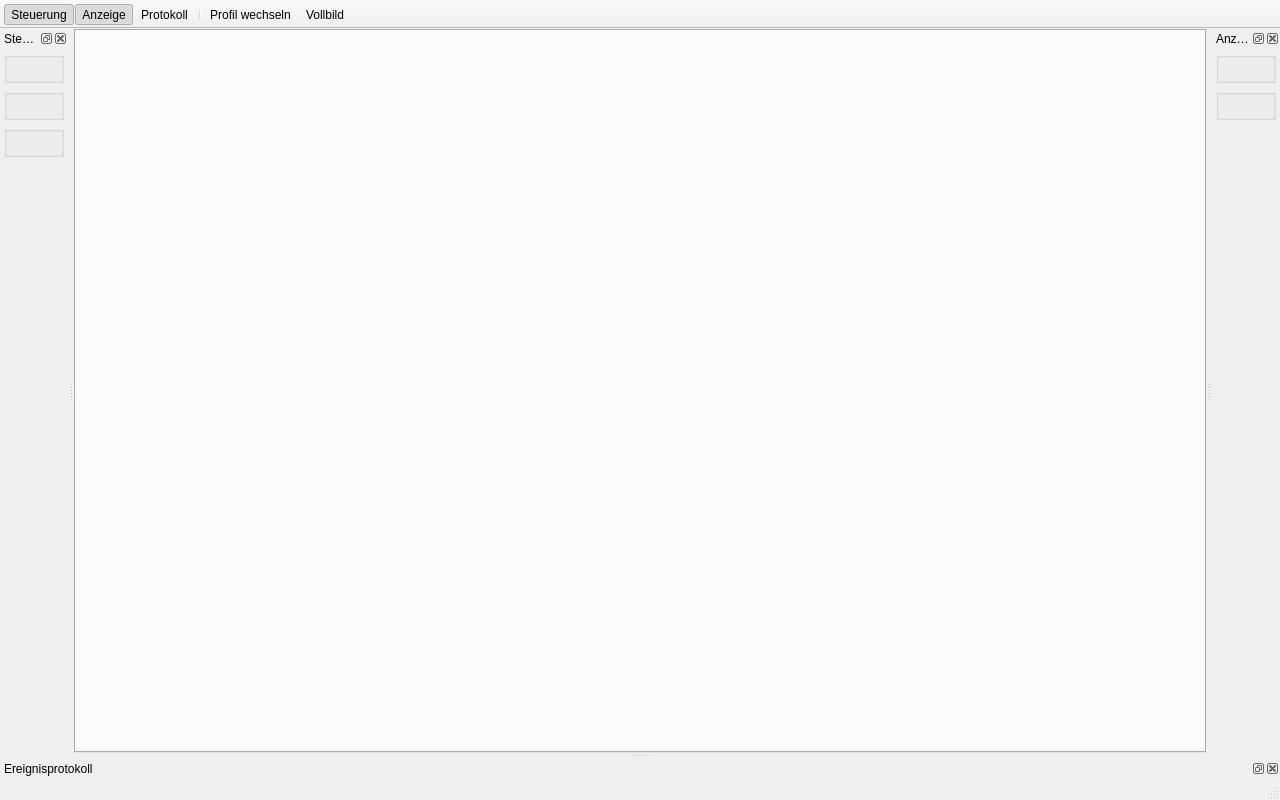
<?xml version="1.0" encoding="UTF-8"?>
<ui version="4.0">
 <class>MainWindow</class>
 <widget class="QMainWindow" name="MainWindow">
  <property name="geometry">
   <rect>
    <x>0</x>
    <y>0</y>
    <width>1280</width>
    <height>800</height>
   </rect>
  </property>
  <property name="windowTitle">
   <string>GM-Counter</string>
  </property>
  <widget class="QWidget" name="centralwidget">
   <layout class="QVBoxLayout" name="centralLayout">
    <property name="leftMargin">
     <number>0</number>
    </property>
    <property name="topMargin">
     <number>0</number>
    </property>
    <property name="rightMargin">
     <number>0</number>
    </property>
    <property name="bottomMargin">
     <number>0</number>
    </property>
    <item>
     <widget class="QTabWidget" name="tabWidget">
      <property name="documentMode">
       <bool>false</bool>
      </property>
     </widget>
    </item>
   </layout>
  </widget>
  <widget class="QToolBar" name="toolBar">
   <property name="movable">
    <bool>false</bool>
   </property>
   <property name="windowTitle">
    <string>Werkzeugleiste</string>
   </property>
   <attribute name="toolBarArea">
    <enum>TopToolBarArea</enum>
   </attribute>
   <attribute name="toolBarBreak">
    <bool>false</bool>
   </attribute>
   <addaction name="actionToggleControls"/>
   <addaction name="actionToggleLive"/>
   <addaction name="actionToggleLog"/>
   <addaction name="separator"/>
   <addaction name="actionSwitchProfile"/>
   <addaction name="actionFullScreen"/>
  </widget>
  <widget class="QDockWidget" name="dockControls">
   <property name="features">
    <set>QDockWidget::DockWidgetFeature::DockWidgetClosable|QDockWidget::DockWidgetFeature::DockWidgetFloatable|QDockWidget::DockWidgetFeature::DockWidgetMovable</set>
   </property>
   <property name="allowedAreas">
    <set>Qt::DockWidgetArea::LeftDockWidgetArea|Qt::DockWidgetArea::RightDockWidgetArea</set>
   </property>
   <property name="windowTitle">
    <string>Steuerung</string>
   </property>
   <attribute name="dockWidgetArea">
    <number>1</number>
   </attribute>
   <widget class="QWidget" name="dockControlsContents">
    <layout class="QVBoxLayout" name="dockControlsLayout">
     <property name="leftMargin">
      <number>0</number>
     </property>
     <property name="topMargin">
      <number>0</number>
     </property>
     <property name="rightMargin">
      <number>0</number>
     </property>
     <property name="bottomMargin">
      <number>0</number>
     </property>
     <item>
      <widget class="QScrollArea" name="scrollControls">
       <property name="frameShape">
        <enum>QFrame::Shape::NoFrame</enum>
       </property>
       <property name="widgetResizable">
        <bool>true</bool>
       </property>
       <property name="horizontalScrollBarPolicy">
        <enum>Qt::ScrollBarPolicy::ScrollBarAlwaysOff</enum>
       </property>
       <widget class="QWidget" name="contentControls">
        <layout class="QVBoxLayout" name="contentControlsLayout">
         <property name="spacing">
          <number>6</number>
         </property>
         <property name="leftMargin">
          <number>4</number>
         </property>
         <property name="topMargin">
          <number>4</number>
         </property>
         <property name="rightMargin">
          <number>4</number>
         </property>
         <property name="bottomMargin">
          <number>4</number>
         </property>
         <item>
          <widget class="DevicePanel" name="devicePanel"/>
         </item>
         <item>
          <widget class="SamplePanel" name="samplePanel"/>
         </item>
         <item>
          <widget class="MeasurementPanel" name="measurementPanel"/>
         </item>
         <item>
          <spacer name="spacerControls">
           <property name="orientation">
            <enum>Qt::Orientation::Vertical</enum>
           </property>
           <property name="sizeHint" stdset="0">
            <size>
             <width>20</width>
             <height>40</height>
            </size>
           </property>
          </spacer>
         </item>
        </layout>
       </widget>
      </widget>
     </item>
    </layout>
   </widget>
  </widget>
  <widget class="QDockWidget" name="dockLive">
   <property name="features">
    <set>QDockWidget::DockWidgetFeature::DockWidgetClosable|QDockWidget::DockWidgetFeature::DockWidgetFloatable|QDockWidget::DockWidgetFeature::DockWidgetMovable</set>
   </property>
   <property name="allowedAreas">
    <set>Qt::DockWidgetArea::LeftDockWidgetArea|Qt::DockWidgetArea::RightDockWidgetArea</set>
   </property>
   <property name="windowTitle">
    <string>Anzeige</string>
   </property>
   <attribute name="dockWidgetArea">
    <number>2</number>
   </attribute>
   <widget class="QWidget" name="dockLiveContents">
    <layout class="QVBoxLayout" name="dockLiveLayout">
     <property name="leftMargin">
      <number>0</number>
     </property>
     <property name="topMargin">
      <number>0</number>
     </property>
     <property name="rightMargin">
      <number>0</number>
     </property>
     <property name="bottomMargin">
      <number>0</number>
     </property>
     <item>
      <widget class="QScrollArea" name="scrollLive">
       <property name="frameShape">
        <enum>QFrame::Shape::NoFrame</enum>
       </property>
       <property name="widgetResizable">
        <bool>true</bool>
       </property>
       <property name="horizontalScrollBarPolicy">
        <enum>Qt::ScrollBarPolicy::ScrollBarAlwaysOff</enum>
       </property>
       <widget class="QWidget" name="contentLive">
        <layout class="QVBoxLayout" name="contentLiveLayout">
         <property name="spacing">
          <number>6</number>
         </property>
         <property name="leftMargin">
          <number>4</number>
         </property>
         <property name="topMargin">
          <number>4</number>
         </property>
         <property name="rightMargin">
          <number>4</number>
         </property>
         <property name="bottomMargin">
          <number>4</number>
         </property>
         <item>
          <widget class="ReadoutPanel" name="readoutPanel"/>
         </item>
         <item>
          <widget class="DeviceStatusPanel" name="deviceStatusPanel"/>
         </item>
         <item>
          <spacer name="spacerLive">
           <property name="orientation">
            <enum>Qt::Orientation::Vertical</enum>
           </property>
           <property name="sizeHint" stdset="0">
            <size>
             <width>20</width>
             <height>40</height>
            </size>
           </property>
          </spacer>
         </item>
        </layout>
       </widget>
      </widget>
     </item>
    </layout>
   </widget>
  </widget>
  <widget class="QDockWidget" name="dockLog">
   <property name="features">
    <set>QDockWidget::DockWidgetFeature::DockWidgetClosable|QDockWidget::DockWidgetFeature::DockWidgetFloatable|QDockWidget::DockWidgetFeature::DockWidgetMovable</set>
   </property>
   <property name="allowedAreas">
    <set>Qt::DockWidgetArea::BottomDockWidgetArea|Qt::DockWidgetArea::TopDockWidgetArea</set>
   </property>
   <property name="visible">
    <bool>false</bool>
   </property>
   <property name="windowTitle">
    <string>Ereignisprotokoll</string>
   </property>
   <attribute name="dockWidgetArea">
    <number>8</number>
   </attribute>
   <widget class="QWidget" name="dockLogContents">
    <layout class="QVBoxLayout" name="dockLogLayout">
     <property name="leftMargin">
      <number>0</number>
     </property>
     <property name="topMargin">
      <number>0</number>
     </property>
     <property name="rightMargin">
      <number>0</number>
     </property>
     <property name="bottomMargin">
      <number>0</number>
     </property>
     <item>
      <widget class="EventLogPanel" name="eventLogPanel"/>
     </item>
    </layout>
   </widget>
  </widget>
  <widget class="QStatusBar" name="statusBar"/>
  <action name="actionToggleControls">
   <property name="checkable">
    <bool>true</bool>
   </property>
   <property name="checked">
    <bool>true</bool>
   </property>
   <property name="text">
    <string>Steuerung</string>
   </property>
   <property name="toolTip">
    <string>Seitenleiste mit Geräte-, Proben- und Messungssteuerung ein- oder ausblenden</string>
   </property>
  </action>
  <action name="actionToggleLive">
   <property name="checkable">
    <bool>true</bool>
   </property>
   <property name="checked">
    <bool>true</bool>
   </property>
   <property name="text">
    <string>Anzeige</string>
   </property>
   <property name="toolTip">
    <string>Seitenleiste mit Zählergebnissen und Gerätestatus ein- oder ausblenden</string>
   </property>
  </action>
  <action name="actionToggleLog">
   <property name="checkable">
    <bool>true</bool>
   </property>
   <property name="text">
    <string>Protokoll</string>
   </property>
   <property name="toolTip">
    <string>Ereignisprotokoll ein- oder ausblenden</string>
   </property>
  </action>
  <action name="actionSwitchProfile">
   <property name="text">
    <string>Profil wechseln</string>
   </property>
   <property name="toolTip">
    <string>Zwischen Experten- und Praktikumsprofil wechseln</string>
   </property>
  </action>
  <action name="actionFullScreen">
   <property name="checkable">
    <bool>true</bool>
   </property>
   <property name="shortcut">
    <string notr="true">F11</string>
   </property>
   <property name="text">
    <string>Vollbild</string>
   </property>
   <property name="toolTip">
    <string>Zwischen Vollbild und Fenster wechseln (F11)</string>
   </property>
  </action>
 </widget>
 <customwidgets>
  <customwidget>
   <class>DevicePanel</class>
   <extends>QGroupBox</extends>
   <header>gmcounter.ui.panels.device_panel</header>
   <container>1</container>
  </customwidget>
  <customwidget>
   <class>SamplePanel</class>
   <extends>QGroupBox</extends>
   <header>gmcounter.ui.panels.sample_panel</header>
   <container>1</container>
  </customwidget>
  <customwidget>
   <class>MeasurementPanel</class>
   <extends>QGroupBox</extends>
   <header>gmcounter.ui.panels.measurement_panel</header>
   <container>1</container>
  </customwidget>
  <customwidget>
   <class>ReadoutPanel</class>
   <extends>QGroupBox</extends>
   <header>gmcounter.ui.panels.readout_panel</header>
   <container>1</container>
  </customwidget>
  <customwidget>
   <class>DeviceStatusPanel</class>
   <extends>QGroupBox</extends>
   <header>gmcounter.ui.panels.device_status_panel</header>
   <container>1</container>
  </customwidget>
  <customwidget>
   <class>EventLogPanel</class>
   <extends>QWidget</extends>
   <header>gmcounter.ui.panels.event_log_panel</header>
   <container>1</container>
  </customwidget>
 </customwidgets>
 <resources/>
 <connections/>
</ui>
